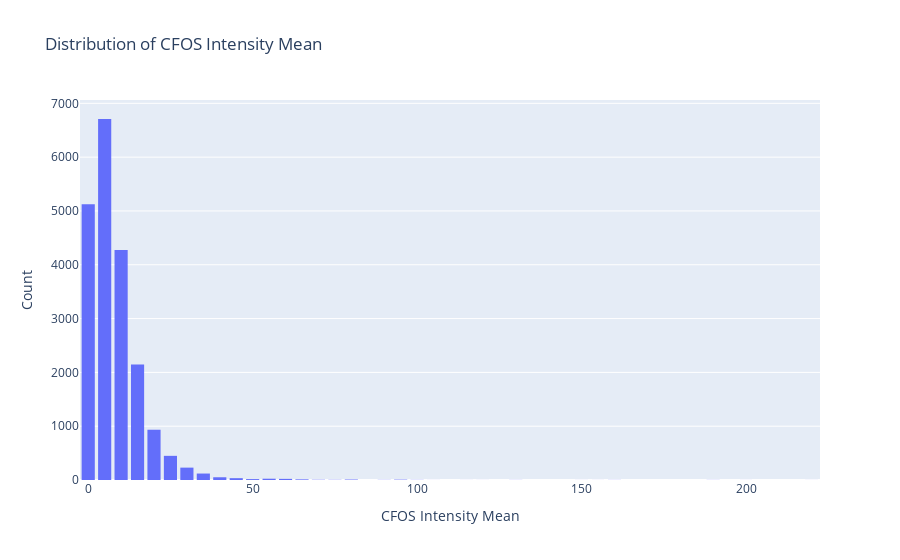

Write notebook code for a chart like this one.
### Code cell
# Create a histogram of cfos_intensity_mean values
fig = px.histogram(final_df, x='cfos_intensity_mean', nbins=50, title='Distribution of CFOS Intensity Mean')

# Update layout if necessary
fig.update_layout(
    xaxis_title='CFOS Intensity Mean',
    yaxis_title='Count',
    bargap=0.2
)

# Show the plot
fig.show()

### Figure 1 — Plotly figure (JSON) as saved in the notebook; plotly's stock layout.template omitted (floating-point values rounded to 4 significant figures; data arrays with more than 128 entries replaced by an {"elided": "..."} marker saying what was removed)
{"data": [{"alignmentgroup": "True", "bingroup": "x", "hovertemplate": "cfos_intensity_mean=%{x}<br>count=%{y}<extra></extra>", "legendgroup": "", "marker": {"color": "#636efa", "pattern": {"shape": ""}}, "name": "", "nbinsx": 50, "offsetgroup": "", "orientation": "v", "showlegend": false, "type": "histogram", "x": {"elided": "20190 float values"}, "xaxis": "x", "yaxis": "y"}], "layout": {"bargap": 0.2, "barmode": "relative", "legend": {"tracegroupgap": 0}, "title": {"text": "Distribution of CFOS Intensity Mean"}, "xaxis": {"anchor": "y", "domain": [0, 1], "title": {"text": "CFOS Intensity Mean"}}, "yaxis": {"anchor": "x", "domain": [0, 1], "title": {"text": "Count"}}}}
